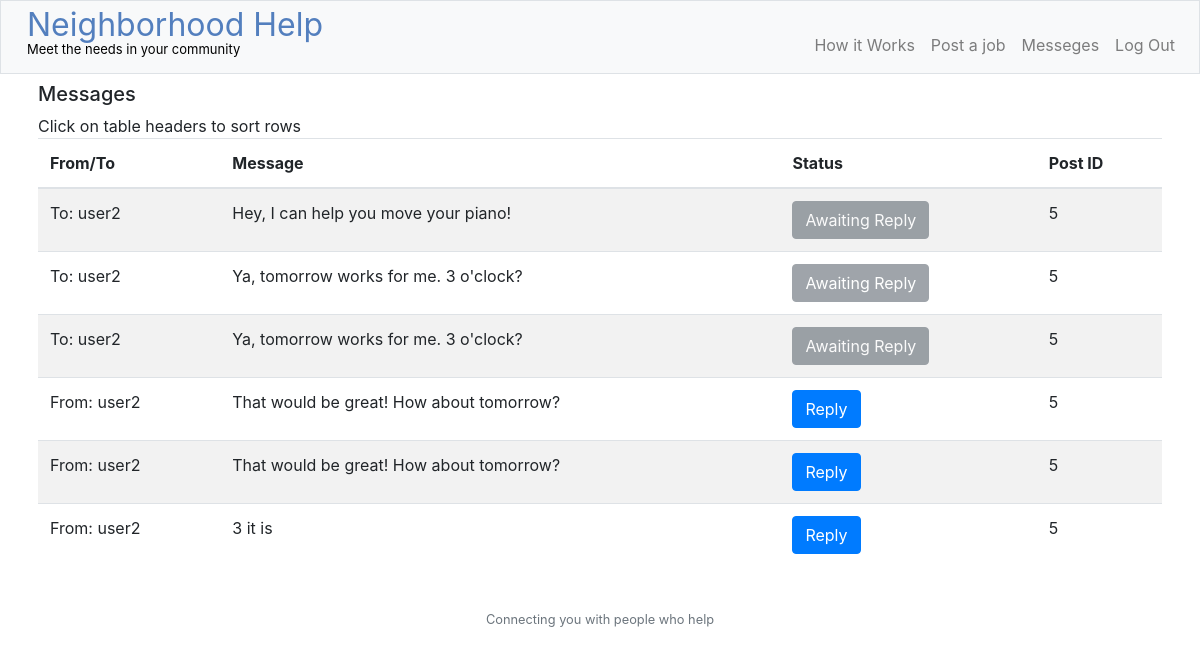
Page /messenger (signed in) on the committed database.
### tables this page shows
CREATE TABLE "messages" (
"message_id"INTEGER NOT NULL PRIMARY KEY AUTOINCREMENT UNIQUE,
"user_id_1"INTEGER NOT NULL,
"user_id_2"INTEGER NOT NULL,
"message"TEXT NOT NULL,
"read"INTEGER DEFAULT 0,
"post_id_m"INTEGER NOT NULL,
FOREIGN KEY("user_id_1") REFERENCES "users"("id"),
FOREIGN KEY("user_id_2") REFERENCES "users"("id"),
FOREIGN KEY("post_id_m") REFERENCES "posts"("post_id")
);

CREATE TABLE "users" (
"id"INTEGER NOT NULL PRIMARY KEY AUTOINCREMENT,
"username"TEXT NOT NULL,
"hash"TEXT NOT NULL,
"hours"NUMERIC
);

### application.py (the view, shortened to what this page needs)
@app.route("/messenger", methods=["GET","POST"])
def messenger():
    messeges_rec = db.execute("SELECT * FROM messages JOIN users ON messages.user_id_2=users.id WHERE user_id_1 = :user_id_1",
        user_id_1=session["user_id"])
    messeges_sent = db.execute("SELECT * FROM messages JOIN users ON messages.user_id_1=users.id WHERE user_id_2 = :user_id_2",
        user_id_2=session["user_id"])
    return render_template("messenger.html", messeges_sent=messeges_sent, messeges_rec=messeges_rec)

### application.py (called while the page is built)
@app.after_request
def after_request(response):
    response.headers["Cache-Control"] = "no-cache, no-store, must-revalidate"
    response.headers["Expires"] = 0
    response.headers["Pragma"] = "no-cache"
    return response

### templates/messenger.html (shortened to what this page needs)
{% extends "layout.html" %}
{% block main %}
  <h5>Messages</h5>
<div class="container">
  <div class="row">
  <div class="col" style="padding: 0;">
      <table class="table table-striped overflow-hidden" id="index_table">
        <thead>
          <tr class="tr-link">
            <th onclick="sortTable(0)" scope="col">From/To</th>
            <th onclick="sortTable(1)" scope="col">Message</th>
            <th onclick="sortTable(1)" scope="col">Status</th>
            <th onclick="sortTable(2)" scope="col">Post ID</th>
          </tr>
        </thead>
        <tbody>
            {% for message in messeges_sent %}
            {% set postlocation = "http://9da8f99f-464a-4b93-bd4c-f58994d6b665-ide.cs50.xyz/viewpost?post_id=" ~ message['post_id_m']  %}
                <tr>
                  <td>To: {{ message['username'] }}</td>
                  <td>{{ message['message'] }}</td>
                  <td><button type="button" class="btn btn-secondary" disabled>Awaiting Reply</button></td>
                  <td class="clickable tr-link" onclick="document.location='{{ postlocation }}'" style="cursor:hand">
                      {{ message['post_id_m'] }}</td>
                </tr>
            {% endfor %}
            {% for message in messeges_rec %}
            {% set postlocation = "http://9da8f99f-464a-4b93-bd4c-f58994d6b665-ide.cs50.xyz/viewpost?post_id=" ~ message['post_id_m']  %}
                <tr>
                  <td>From: {{ message['username'] }}</td>
                  <td>{{ message['message'] }}</td>
                  <td><button type="button" class="btn btn-primary" data-toggle="modal"
                  data-target="#exampleModal" data-whatever="{{ message['username'] }}"
                  data-post_id_input="{{ message['post_id_m'] }}" data-post_user_input="{{ message['user_id_2'] }}">Reply</button></td>
                  <td class="clickable tr-link" onclick="document.location='{{ postlocation }}'" style="cursor:hand">
                      {{ message['post_id_m'] }}</td>
                </tr>
            {% endfor %}
        </tbody>
      </table>
    </div>
{% endblock %}

### static/styles.css (style rules this page uses)
.tr-link { cursor:pointer; }

### rows in the picture
messages: username "user2", message "Hey, I can help you move your piano!", post_id_m "5"
messages: username "user2", message "Ya, tomorrow works for me. 3 o'clock?", post_id_m "5"
messages: username "user2", message "Ya, tomorrow works for me. 3 o'clock?", post_id_m "5"
messages: username "user2", message "That would be great! How about tomorrow?", post_id_m "5"
messages: username "user2", message "That would be great! How about tomorrow?", post_id_m "5"
messages: username "user2", message "3 it is", post_id_m "5"
